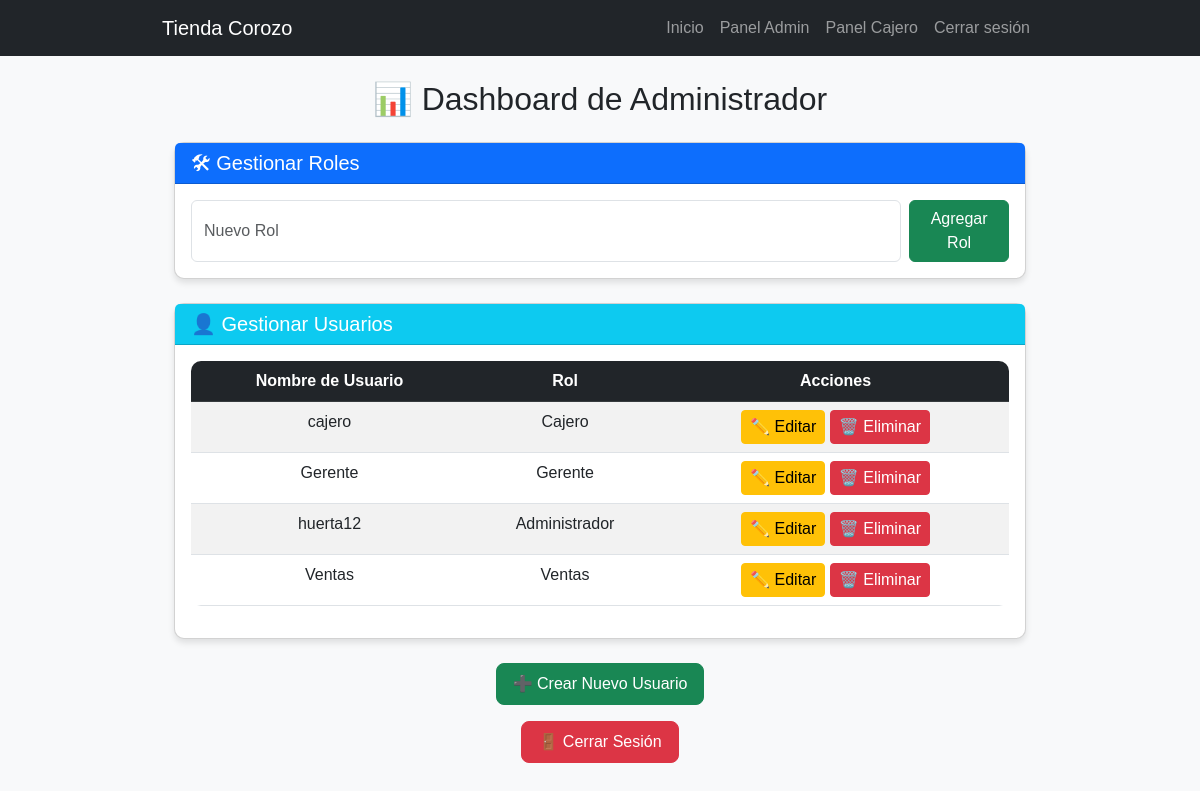
/dashboard/ (signed in), run on the app's committed database.
### tasks/models.py (models this page shows, shortened)
class Usuario(models.Model):
    user = models.OneToOneField(User, on_delete=models.CASCADE)  # Usa la tabla de Django
    rol = models.ForeignKey(Rol, on_delete=models.CASCADE)

class Rol(models.Model):
    nombre_rol = models.CharField(max_length=50, unique=True)

### tasks/utils.py (the view)
    def wrapper(request, *args, **kwargs):
        if not request.user.is_superuser:
            return redirect('home')  # Redirige a home si el usuario no es superusuario
        return view_func(request, *args, **kwargs)

### tasks/context_processors.py (called while the page is built)
def rol_usuario(request):
    if request.user.is_authenticated:
        try:
            return {'user_rol': request.user.usuario.rol.nombre_rol}
        except:
            return {'user_rol': None}
    return {'user_rol': None}

### tasks/utils.py (called while the page is built)
def superuser_required(view_func):
    def wrapper(request, *args, **kwargs):
        if not request.user.is_superuser:
            return redirect('home')  # Redirige a home si el usuario no es superusuario
        return view_func(request, *args, **kwargs)
    return wrapper

### tasks/views.py (called while the page is built)
@superuser_required
def admin_dashboard(request):
    usuarios = Usuario.objects.all()
    roles = Rol.objects.all()
    return render(request, 'admin_dashboard.html', {'usuarios': usuarios, 'roles': roles})

### proyecto/tasks/templates/admin_dashboard.html (shortened to what this page needs)
{% extends 'base.html' %}
{% load static %}
{% block content %}
<div class="container mt-4">
    <h2 class="text-center mb-4">📊 Dashboard de Administrador</h2>
    <div class="card mb-4">
        <div class="card-header bg-primary text-white">
            <h5 class="mb-0">🛠 Gestionar Roles</h5>
        </div>
        <div class="card-body">
            <form method="POST" class="d-flex">
                <input type="text" name="nombre_rol" class="form-control me-2" placeholder="Nuevo Rol" required>
                <button type="submit" class="btn btn-success">Agregar Rol</button>
            </form>
        </div>
    </div>
    <div class="card">
        <div class="card-header bg-info text-white">
            <h5 class="mb-0">👤 Gestionar Usuarios</h5>
        </div>
        <div class="card-body">
            <table class="table table-striped text-center">
                <thead class="table-dark">
                    <tr>
                        <th>Nombre de Usuario</th>
                        <th>Rol</th>
                        <th>Acciones</th>
                    </tr>
                </thead>
                <tbody>
                    {% for usuario in usuarios %}
                        <tr>
                            <td>{{ usuario.user.username }}</td>
                            <td>{{ usuario.rol.nombre_rol }}</td>
                            <td>
                                <a href="{% url 'edit_user' usuario.id %}" class="btn btn-warning btn-sm">✏️ Editar</a>
                                <a href="{% url 'delete_user' usuario.id %}" class="btn btn-danger btn-sm">🗑️ Eliminar</a>
                            </td>
                        </tr>
                    {% endfor %}
                </tbody>
            </table>
        </div>
    </div>
    <div class="text-center mt-4">
        <a href="{% url 'create_user' %}" class="btn btn-success btn-lg">➕ Crear Nuevo Usuario</a>
    </div>
    <div class="text-center mt-3">
        <a href="{% url 'logout' %}" class="btn btn-danger btn-lg">🚪 Cerrar Sesión</a>
    </div>
</div>
{% endblock %}

### proyecto/tasks/static/css/base.css (style rules this page uses)
body { font-family: Arial, sans-serif; background-color: #f8f9fa; }
.container { max-width: 900px; margin: auto; }
.card { border-radius: 10px; box-shadow: 0 4px 6px rgba(0, 0, 0, 0.1); }
.table { border-radius: 10px; overflow: hidden; }
.btn { font-size: 16px; }

### data on the page
Usuario: user.username "cajero", rol.nombre_rol "Cajero"
Usuario: user.username "Gerente", rol.nombre_rol "Gerente"
Usuario: user.username "huerta12", rol.nombre_rol "Administrador"
Usuario: user.username "Ventas", rol.nombre_rol "Ventas"
